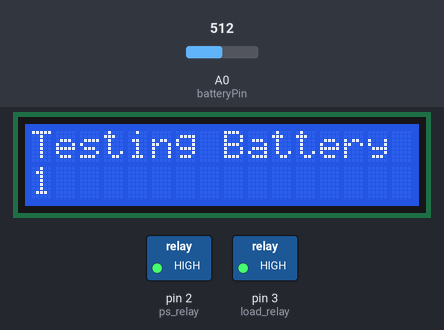
The sketch below on a simulated Arduino Uno, built with avr-gcc and run on an emulated ATmega328P. Shown: 16×2 character LCD, switched loads named in the sketch (green lamp = pin HIGH). The inputs (shaded band) are chosen by the test bench; at power-on: A0 (batteryPin) = 512. What the sketch prints to the serial monitor is not drawn.

Above: at 0.2 s.
At 30.2 s:
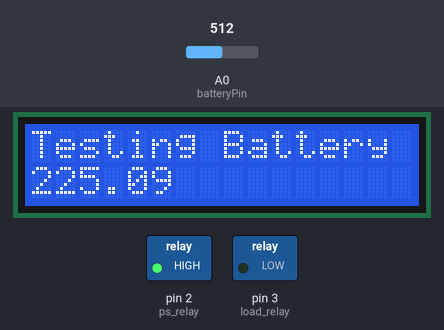
Timing chart, 0 to 31.7 s (numbered marks = the images above):
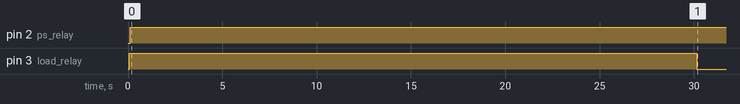

The sketch:

Week_11_battery_tester.ino
```cpp
#include <LiquidCrystal.h>
// Battery Charge / Discharge testing code - created 04/03/2023 by Brian Gardner
LiquidCrystal lcd(7, 8, 9, 10, 11, 12);
int ps_relay = 2; //This is the pin that drives the relay for the charging power supply
int load_relay = 3; //This is the pin that drives the load for discharging the battery
int batteryPin = A0; //This identifies the pin used for reading battery voltage
int state = 0; //This sets the state of the machine (three) 0 = charging the battery, 1 = wait and check voltage after charging, 2 = discharge testing, 3 = test complete
int batteryValue; //This is where we temporarily store the value from the A0 line that reads the battery voltage
float voltage;  //This is where we will temporarily store the battery voltage during each iteration of the test
float maths1;  //This is a floating point variable used for temprary math functions
float maths2;  //This is a floating point variable used for temprary math functions
float loadOhms = 2.6; //This is the resistance value of your load in ohms
float watts = 0; //This is where we will track how many watts have been dissapated by the load
int seconds = 0; //This is where we will track how long the test has been running

void setup() {
  // put your setup code here, to run once:
lcd.begin(16, 2);
lcd.print("Testing Battery Capacity");

pinMode(ps_relay, OUTPUT); //Tells the IDE that the ps_relay pin is an output
pinMode(load_relay, OUTPUT); //Tells the IDE that the load_relay pin is an output
digitalWrite(ps_relay, HIGH); //if state = 0 then we're chraging the battery from the PS
digitalWrite(load_relay, HIGH); //if state = 0 then we're chraging the battery from the PS
Serial.begin(9600);
}

void loop() {
  // put your main code here, to run repeatedly:

  Serial.print("Current State = ");
  Serial.println(state);
  lcd.setCursor(0, 1);
  lcd.print(state);


  if (state == 0)  {

    Serial.print("Charging - State = ");
    Serial.println(state);  //Lets see what state we're in
    Serial.println("Connecting the charger...");
    lcd.setCursor(0, 1);
    lcd.print(state);

    digitalWrite(ps_relay, LOW); //if state = 0 then we're chraging the battery from the PS
    batteryValue = analogRead(batteryPin);  //Read the battery voltage
    voltage = batteryValue * 0.0049;  //calculate battery voltage

    Serial.print("Charging Voltage = ");

    voltage = voltage * 10; //We gotta do this because of our voltage divider network

    Serial.println(voltage);  //Tell the world about that voltage

    if (batteryValue >= 294) {  //If the battery voltage is greater than or equal to 14.4V then

      Serial.println("Disconnecting the charger");
      digitalWrite(load_relay, HIGH);  //Just making sure the load is disconnected
      digitalWrite(ps_relay, HIGH); //Disconnect the battery and then
      state = 1;
      lcd.setCursor(0, 2);
      lcd.print(state);  //Change the state to 'resting' and exit the loop
    }
  }

  if (state == 1) {  //we're letting the battery rest for 30 seconds before testing it for early failure and / or moving on

    Serial.print("Resting the battery - State = ");
    Serial.println(state);
    lcd.setCursor(0, 3);
    lcd.print(state);  //Lets see what state we're in

    delay (30000);
    batteryValue = analogRead(batteryPin);  //Read the battery voltage

    Serial.print("Resting Voltage = ");
    voltage = batteryValue * 0.0049;
    voltage = voltage * 10; //We gotta do this because of our voltage divider network
    Serial.println(voltage);
    lcd.setCursor(1, 1);
    lcd.print(voltage);  //Tell the world about that voltage

    if (voltage <= 12.5) {  //If the battery voltage is less than or equal to 12.5V then

        Serial.println("Early Failure");  //Tell the world it failed and then

        while(true);  //This gets the arduino stuck in a infinie loop, essentially halting it

    } else {
      state = 2;  //The battery is full enough to run the discharge loop, set the state variable to 2, discharge testing

      Serial.println(state);
      lcd.setCursor(0, 3);
      lcd.print(state);  //Lets see what state we're in
    }


  if (state == 2) {
    digitalWrite(ps_relay, HIGH);  //Make sure the charger is disconnected
    digitalWrite(load_relay, LOW);  //Turn on the load

    Serial.println("Load connected - Battery Discharging");

    batteryValue = analogRead(batteryPin);  //Read the battery voltage
    voltage = batteryValue * 0.0049; //Convert the battery value to a voltage
    voltage = voltage * 10; //We gotta do this because of our voltage divider network

    Serial.print("Voltage = ");
    Serial.println(voltage);  //Tell the world about that voltage
    lcd.setCursor(1, 2);
    lcd.print(voltage);
    maths1 = voltage * voltage;  //Part of calculating watts is squaring the voltage
    maths2 = maths1 / loadOhms; //calulate how many watts we've dissapated if nothing changed for one hour
    maths1 = maths2 / 3600; //But, we're checking power dissipation every second, so divide that by 60
    watts = watts + maths1; //We add the power dissipated in the last one second to whatever we had before, accumulating tracked dissipated power
    delay (1000); //We're testing the the battery every second
    seconds++; //Increment seconds by 1

    if (voltage <= 12.5) {  //If the battery voltage is less than or equal to 12.5V then

      state = 3;  //Test complete
      digitalWrite(ps_relay, HIGH);  //Make sure the charger is disconnected
      digitalWrite(load_relay, HIGH);  //Turn on the load

      Serial.println(state);
      lcd.setCursor(0, 1);
      lcd.print(state);  //Lets see what state we're in    Serial.println("TEST COMLPETE");

      watts = watts + watts;  // 12.5 volts is about %50 discharged so we'll double the watts before telling the user how many watts the battery capacity is

      Serial.print("Watts = ");
      Serial.println(watts);  //Display how many watts of capacity the battery has
      Serial.print("Seconds = ");
      Serial.println(seconds);  //Display how many seconds it took to get there

      while(true); //Stop the arduino
    }
    //loop around and do it again till the voltage drops to 12.5
  }
}
} 
```

Measured:
- by itself, pin 2 (ps_relay): LOW → HIGH at 0.12 s
- by itself, pin 3 (load_relay): HIGH → LOW at 30.2 s
- what the display in image 0 shows lasts 30.0 s, from 0.2 s to 30.2 s
